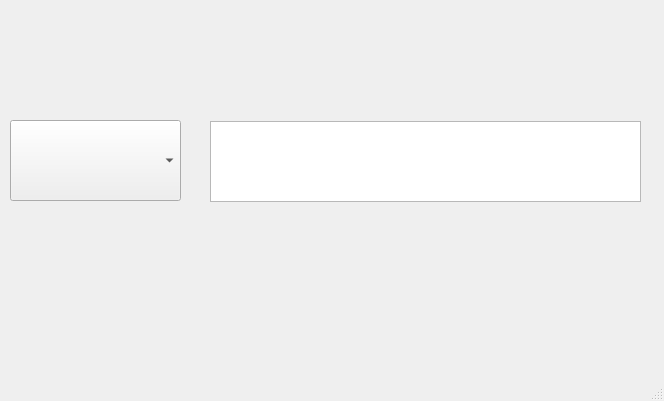
<?xml version="1.0" encoding="UTF-8"?>
<ui version="4.0">
 <class>MainWindow</class>
 <widget class="QMainWindow" name="MainWindow">
  <property name="geometry">
   <rect>
    <x>0</x>
    <y>0</y>
    <width>664</width>
    <height>401</height>
   </rect>
  </property>
  <property name="windowTitle">
   <string>MainWindow</string>
  </property>
  <widget class="QWidget" name="centralwidget">
   <widget class="QComboBox" name="comboBox">
    <property name="geometry">
     <rect>
      <x>10</x>
      <y>120</y>
      <width>171</width>
      <height>81</height>
     </rect>
    </property>
    <property name="font">
     <font>
      <pointsize>8</pointsize>
     </font>
    </property>
   </widget>
   <widget class="QTableView" name="tableView">
    <property name="geometry">
     <rect>
      <x>210</x>
      <y>121</y>
      <width>431</width>
      <height>81</height>
     </rect>
    </property>
   </widget>
  </widget>
  <widget class="QMenuBar" name="menubar">
   <property name="geometry">
    <rect>
     <x>0</x>
     <y>0</y>
     <width>664</width>
     <height>21</height>
    </rect>
   </property>
  </widget>
  <widget class="QStatusBar" name="statusbar"/>
 </widget>
 <resources/>
 <connections/>
</ui>
